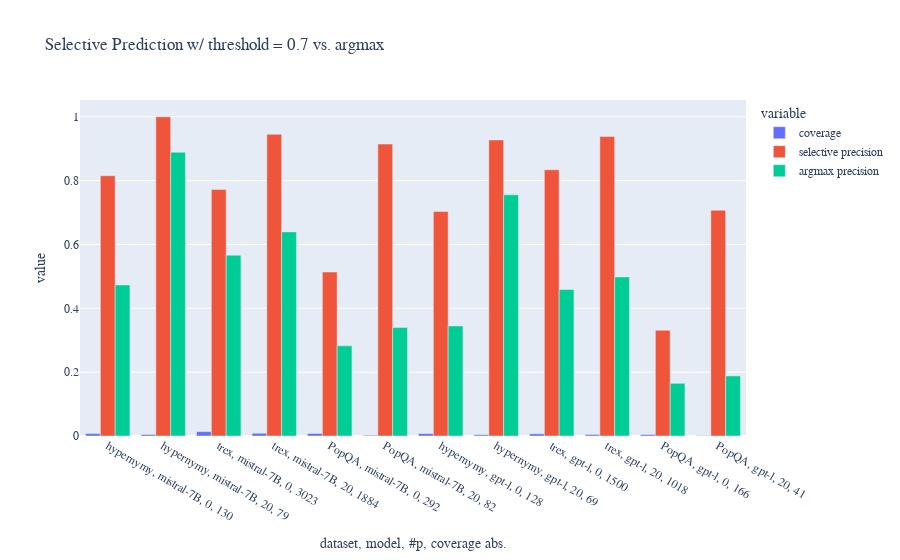

Source (notebook cell):
### Code cell
# Selective Prediction for Dataset, Model and #Paraphrases
# Graph for 0.5 threshold
threshold = 0.7
df_stats_all_r = df_all_stats[df_all_stats['relation'].str.contains('all_relations')]
df_stats_all_r = df_stats_all_r[(df_stats_all_r['threshold'] == threshold) ]# & (df_stats_all_r['max_paraphrases'] > 0)  & (df_stats_all_r['dataset'].isin(['trex', 'PopQA']))] 
df_stats_all_r['dataset, model, #p, coverage abs.'] = df_stats_all_r['dataset'] + ', ' + df_stats_all_r['model'] + ', ' + df_stats_all_r['max_paraphrases'].astype(str) + ', ' + df_stats_all_r['coverage_abs_global'].astype(str)
print(df_stats_all_r.columns)

df_stats_all_r = convert_for_pdf(df_stats_all_r)


# selective
global_selective_metrics = ['coverage_abs_global', 'coverage_rel_global', 'precision_selective_global']
pp_selective_metrics = ['coverage_abs_pp', 'coverage_rel_pp', 'precision_selective_pp']
global_argmax_metrics = ['precision_argmax_selective_global', ]
pp_argmax_metrics = ['precision_argmax_selective_pp']


# all (non-selective)
pp_argmax_all_metrics = ['precision_argmax_overall_pp']
global_argmax_all_metrics = ['precision_argmax_overall_global']

# all_metrics = global_selective_metrics + pp_selective_metrics + global_argmax_metrics + pp_argmax_metrics + pp_argmax_all_metrics + global_argmax_all_metrics
metrics_plot = global_selective_metrics.copy() + [ 'precision_argmax_overall_global'] # 'precision_argmax_selective_global',
metrics_plot.remove('coverage_abs_global')
# metrics_plot.remove('coverage_abs_pp')

df_stats_all_r = rename_metrics(df_stats_all_r)
metrics_plot = [ 'coverage',
 'selective precision',
 'argmax precision']

fig_global = px.bar(df_stats_all_r, x='dataset, model, #p, coverage abs.', y=metrics_plot, 
                    color='variable', barmode="group", title=f"Selective Prediction w/ threshold = {threshold} vs. argmax")
fig_global.update_layout( font_family="Serif", font_size=12,
)
fig_global.update_layout( font_family="Serif", font_size=12,
)
fig_global.show()

save_plot(fig_global, BASE_PATH=BASE_PATH, filename='global_overview_knowing_very_sure')

### Figure 1 — Plotly figure (JSON) as saved in the notebook; plotly's stock layout.template omitted (floating-point values rounded to 4 significant figures)
{"data": [{"alignmentgroup": "True", "hovertemplate": "variable=coverage<br>dataset, model, #p, coverage abs.=%{x}<br>value=%{y}<extra></extra>", "legendgroup": "coverage", "marker": {"color": "#636efa", "pattern": {"shape": ""}}, "name": "coverage", "offsetgroup": "coverage", "orientation": "v", "showlegend": true, "textposition": "auto", "type": "bar", "x": ["hypernymy, mistral-7B, 0, 130", "hypernymy, mistral-7B, 20, 79", "trex, mistral-7B, 0, 3023", "trex, mistral-7B, 20, 1884", "PopQA, mistral-7B, 0, 292", "PopQA, mistral-7B, 20, 82", "hypernymy, gpt-l, 0, 128", "hypernymy, gpt-l, 20, 69", "trex, gpt-l, 0, 1500", "trex, gpt-l, 20, 1018", "PopQA, gpt-l, 0, 166", "PopQA, gpt-l, 20, 41"], "xaxis": "x", "y": [0.00751, 0.004564, 0.01368, 0.008528, 0.007856, 0.002206, 0.007395, 0.003986, 0.00679, 0.004608, 0.004466, 0.001103], "yaxis": "y"}, {"alignmentgroup": "True", "hovertemplate": "variable=selective precision<br>dataset, model, #p, coverage abs.=%{x}<br>value=%{y}<extra></extra>", "legendgroup": "selective precision", "marker": {"color": "#EF553B", "pattern": {"shape": ""}}, "name": "selective precision", "offsetgroup": "selective precision", "orientation": "v", "showlegend": true, "textposition": "auto", "type": "bar", "x": ["hypernymy, mistral-7B, 0, 130", "hypernymy, mistral-7B, 20, 79", "trex, mistral-7B, 0, 3023", "trex, mistral-7B, 20, 1884", "PopQA, mistral-7B, 0, 292", "PopQA, mistral-7B, 20, 82", "hypernymy, gpt-l, 0, 128", "hypernymy, gpt-l, 20, 69", "trex, gpt-l, 0, 1500", "trex, gpt-l, 20, 1018", "PopQA, gpt-l, 0, 166", "PopQA, gpt-l, 20, 41"], "xaxis": "x", "y": [0.8154, 1, 0.7721, 0.9453, 0.5137, 0.9146, 0.7031, 0.9275, 0.834, 0.9381, 0.3313, 0.7073], "yaxis": "y"}, {"alignmentgroup": "True", "hovertemplate": "variable=argmax precision<br>dataset, model, #p, coverage abs.=%{x}<br>value=%{y}<extra></extra>", "legendgroup": "argmax precision", "marker": {"color": "#00cc96", "pattern": {"shape": ""}}, "name": "argmax precision", "offsetgroup": "argmax precision", "orientation": "v", "showlegend": true, "textposition": "auto", "type": "bar", "x": ["hypernymy, mistral-7B, 0, 130", "hypernymy, mistral-7B, 20, 79", "trex, mistral-7B, 0, 3023", "trex, mistral-7B, 20, 1884", "PopQA, mistral-7B, 0, 292", "PopQA, mistral-7B, 20, 82", "hypernymy, gpt-l, 0, 128", "hypernymy, gpt-l, 20, 69", "trex, gpt-l, 0, 1500", "trex, gpt-l, 20, 1018", "PopQA, gpt-l, 0, 166", "PopQA, gpt-l, 20, 41"], "xaxis": "x", "y": [0.4731, 0.8891, 0.5664, 0.6395, 0.2824, 0.3397, 0.3449, 0.7556, 0.4588, 0.4983, 0.1651, 0.1883], "yaxis": "y"}], "layout": {"barmode": "group", "font": {"family": "Serif", "size": 12}, "legend": {"title": {"text": "variable"}, "tracegroupgap": 0}, "title": {"text": "Selective Prediction w/ threshold = 0.7 vs. argmax"}, "xaxis": {"anchor": "y", "domain": [0, 1], "title": {"text": "dataset, model, #p, coverage abs."}}, "yaxis": {"anchor": "x", "domain": [0, 1], "title": {"text": "value"}}}}
